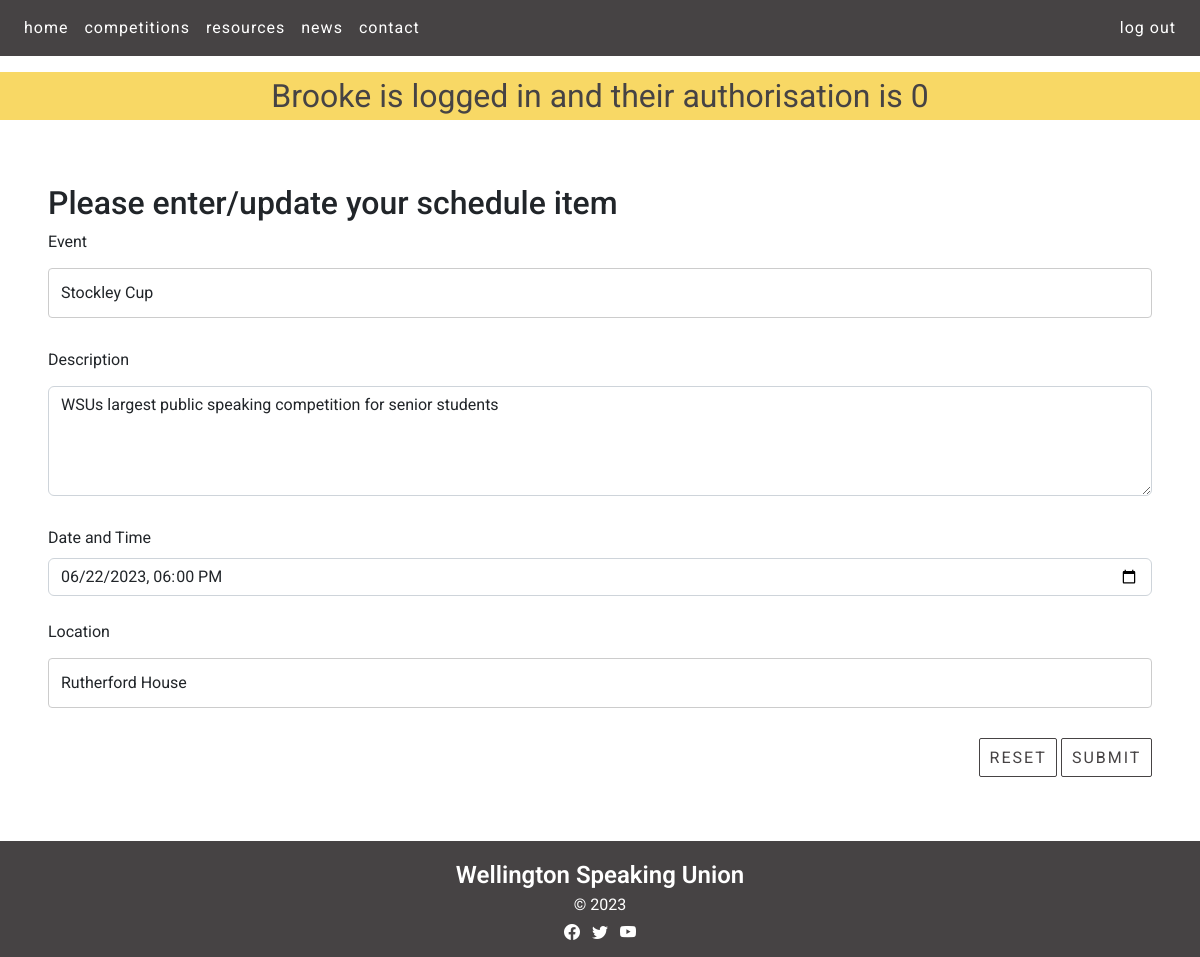
The app's page /schedule_cud?id=1&task=update (signed in) with its own data.
### tables this page shows
CREATE TABLE schedule(
    post_id integer primary key autoincrement not null,
    event text not null,
    description text not null,
    scheduledate date not null,
    location text not null,
    member_id integer not null,
    foreign key(member_id) references member (member_id)
);

### server.py (the view, shortened to what this page needs)
@app.route ('/schedule_cud', methods=["GET", "POST"])
def schedule_cud():
    data = request.args
    required_keys = ['id','task']
    for k in required_keys:
        if k not in data.keys():
            message = "Do not know what to do with read update on schedule (key not present)"
            return render_template('error.html', message=message)
    if request.method == "GET":
        if data['task'] == 'delete':
            sql = "delete from schedule where post_id = ?"
            values_tuple = (data['id'],)
            result = run_commit_query(sql, values_tuple, db_path)
            return redirect(url_for('news'))
        elif data['task'] == 'update':
            sql = """ select event, description, scheduledate, location from schedule where post_id=?"""
            values_tuple = (data['id'])
            result = run_search_query_tuples(sql, values_tuple, db_path, True)
            result = result[0]
            return render_template("schedule_cud.html",
                                   **result,
                                   id=data['id'],
                                   task=data['task'])
        elif data['task'] == 'add':
            return render_template("schedule_cud.html",
                                   id=0,
                                   task=data['task'])
        else:
            message = "Unrecognised task coming from news page"
            return render_template('error.html', message=message)

### db_functions.py (called while the page is built)
def run_search_query_tuples(sql_query, values_tuple, file_path, rowfactory=False):
    result = None
    try:
        db = sqlite3.connect(file_path)
        if rowfactory:
            db.row_factory = sqlite3.Row
        cursor = db.cursor()
        cursor.execute(sql_query, values_tuple)
        result = cursor.fetchall()
        cursor.close()
    except sqlite3.Error as error:
        print("Error running search query tuples: {}".format(error))
        return None
    db.close()
    if result is None:
        print("No search values were found")
    return result

### templates/schedule_cud.html (shortened to what this page needs)
{% extends "layout.html" %}
{% block content %}
<div class="recent-news-containers white-bg">
  <div class="news p-4 my-4">
    <h2>Please enter/update your schedule item</h2>
    <form action="{{url_for('schedule_cud', id=id, task=task)}}" method="POST">
      <div>
        <label for="event" class="form-label">Event</label>
        <input type="text" class="form-control" id="event" name="event" placeholder="" value="{{event}}" required>
      </div>
      <div>
        <label for="description" class="form-label">Description</label>
        <textarea class="form-control" id="description" name="description" rows="4" required>{{description}}</textarea>
      </div>
      <div>
        <label for="scheduledate" class="form-label">Date and Time</label>
        <input id="scheduledate"
               class="form-control"
               type="datetime-local"
               name="scheduledate"
               min="2023-01-01T00:00"
               max="2024-01-01T00:00"
               value = "{{scheduledate}}"
               required />
      </div>
      <br>
      <div>
        <label for="location" class="form-label">Location</label>
        <input type="text" class="form-control" id="location" name="location" placeholder="" value="{{location}}" required>
      </div>
      <div class="text-end">
        <button type="reset" class="btn btn-primary recent-news-button">Reset</button>
        <button type="submit" class="btn btn-primary recent-news-button">Submit</button>
      </div>
    </form>
  </div>
</div>
{% endblock %}

### templates/layout.html (shortened to what this page needs)
<!DOCTYPE HTML>
<html lang="en">
<head>
<link href="https://cdn.jsdelivr.net/npm/bootstrap@5.2.3/dist/css/bootstrap.min.css" rel="stylesheet">
<link rel="stylesheet" href="https://cdn.jsdelivr.net/npm/bootstrap-icons@1.10.3/font/bootstrap-icons.css">
<link rel="stylesheet" href="static/styles.css">
</head>
<body>
<nav class="navbar navbar-expand-lg px-3 navbar-dark">
    <div class="collapse navbar-collapse" id="collapsibleNavbar">
        <ul class="navbar-nav">
            <li class="nav-item">
                <a class="nav-link" href="{{ url_for('index') }}">home</a>
            </li>
            <li class="nav-item">
                <a class="nav-link" href="{{ url_for('competitions') }}">competitions</a>
            </li>
            <li class="nav-item">
                <a class="nav-link" href="{{ url_for('resources') }}">resources</a>
            </li>
            <li class="nav-item">
                <a class="nav-link" href="{{ url_for('news') }}">news</a>
            </li>
            <li class="nav-item">
                <a class="nav-link" href="{{ url_for('resources') }}#contact">contact</a>
            </li>
        </ul>
        <div class="ms-auto">
            {% if session %}
            <a class="nav-link nav-btn nav-btn-outline" href="{{ url_for('logout') }}">log out</a>
            {% else %}
            <a class="nav-link nav-btn nav-btn-outline" style="display: inline-block" href="{{ url_for('signup') }}">sign up</a>
            <a class="nav-link nav-btn nav-btn-outline" style="display: inline-block" href="{{ url_for('login') }}">log in</a>
            {% endif %}
        </div>
    </div>
</nav>
        {% if session %}
        <div class="session"> {{ session['firstname'] }} is logged in and their authorisation is {{ session['authorisation'] }}</div>
        {% endif %}
{% block content %}
{% endblock %}
<footer class="footer-content container-fluid">
    <p>Wellington Speaking Union</p>
    <p>&copy; 2023</p>
    <section class="mb-2">
        <a class="footer-link"><i class="bi bi-facebook"></i></a>
        <a class="footer-link"><i class="bi bi-twitter"></i></a>
        <a class="footer-link"><i class="bi bi-youtube"></i></a>
    </section>
</footer>
</body>
</html>

### static/styles.css (style rules this page uses)
:root { --brand-black: rgb(27,27,28); --brand-dark-gray: rgb(70,67,68); --brand-light-gray: rgb(104,102,103); --brand-yellow: rgb(248,216,101); --brand-white: rgb(255,255,255); }
.btn-primary, .btn-primary:hover { color:var(--brand-dark-gray); background-color:var(--brand-yellow); border-color:var(--brand-dark-gray); --bs-btn-active-bg:var(--brand-yellow); --bs-btn-active-border-color:var(--brand-white); --bs-btn-color: #fff; --bs-btn-bg:var(--brand-yellow); --bs-btn-border-color:transparent; --bs-btn-hover-color:var(--brand-dark-gray); --bs-btn-hover-bg:var(--brand-yellow); --bs-btn-hover-border-color:var(--brand-dark-gray); --bs-btn-focus-shadow-rgb: 49,132,253; --bs-btn-active-color: #fff; --bs-btn-active-shadow: inset 0 3px 5px rgba(0, 0, 0, 0.125); --bs-btn-disabled-color: #fff; --bs-btn-disabled-bg:var(--brand-yellow); }
.btn, .btn-circle { display:inline-block; margin:auto; text-align: center; letter-spacing: 2px; color: var(--brand-white); vertical-align: middle; user-select: none; border: 1px solid transparent; text-transform: uppercase; padding: 1.1em 1.3em 1.1em 1.5em; transition: color 0.5s ease-in-out,background-color 0.5s ease-in-out,border-color 0.5s ease-in-out,box-shadow 1s cubic-bezier(.019,1,.22,1); position:relative; }
body { font-family: 'Roboto', serif; font-size: 100%; background-color: var(--brand-white); margin: 0; }
p { text-align: center; color: var(--brand-white); margin: 0; overflow: auto; }
.navbar { background-color: var(--brand-dark-gray); position:sticky; top:0; z-index: 9999; margin-bottom: 1em; }
.nav-link { font-size: 1em; letter-spacing: 1px; color: var(--brand-white); transition: color 0s ease-in-out,background-color 0s ease-in-out,border-color 0s ease-in-out; }
.nav-btn-outline { border: 0 solid white; padding: 0 0.5em; }
.session { background-color:var(--brand-yellow); color:var(--brand-dark-gray); text-align:center; font-size: 2em; }
.white-bg { background-color: var(--brand-white); }
.container-fluid { padding:0; }
.recent-news-containers { border-radius:10px; margin-left:0.5em; margin-right:0.5em; padding:1em; margin-top:0; }
.recent-news-button { transition: none !important; border-radius: 2px; background-color: var(--brand-white); color:var(--brand-dark-gray); border-color:var(--brand-dark-gray); position: relative; text-align:center; display:inline-block; padding: 0.4em 0.6em; }
.footer-content { background-color: var(--brand-dark-gray); text-align: center; padding: 1em 0 0.25em 0; color: var(--brand-white); }
.footer-content p:first-child { font-weight: 600; font-size: 1.5em; text-align: center; }
.footer-content p:nth-child(2) { font-weight: 400; font-size: 1em; text-align: center; padding-bottom: 0.25em; }
.footer-link { font-size:1em; padding: 0.25em; color: var(--brand-white); }
input[type=text], select, textarea { width: 100%; padding: 12px; border: 1px solid #ccc; border-radius: 4px; box-sizing: border-box; margin-top: 6px; margin-bottom: 30px; resize: vertical }
.btn-primary, .btn-primary:hover { color:var(--brand-dark-gray); background-color:var(--brand-yellow); border-color:var(--brand-dark-gray); --bs-btn-active-bg:var(--brand-yellow); --bs-btn-active-border-color:var(--brand-white); --bs-btn-color: #fff; --bs-btn-bg:var(--brand-yellow); --bs-btn-border-color:transparent; --bs-btn-hover-color:var(--brand-dark-gray); --bs-btn-hover-bg:var(--brand-yellow); --bs-btn-hover-border-color:var(--brand-dark-gray); --bs-btn-focus-shadow-rgb: 49,132,253; --bs-btn-active-color: #fff; --bs-btn-active-shadow: inset 0 3px 5px rgba(0, 0, 0, 0.125); --bs-btn-disabled-color: #fff; --bs-btn-disabled-bg:var(--brand-yellow); --bs-btn-disabled-border-color: }
label, input[type='text'], input[type='email'], textarea { font-size:1em !important; }

### records on screen
schedule: event "Stockley Cup", description "WSUs largest public speaking competition for senior students", scheduledate "06/22/2023 18:00", location "Rutherford House"

### other values on screen
{{ session['firstname'] }} "Brooke"
{{ session['authorisation'] }} "0"
